Frame 1 (no input): blank canvas, image omitted
Frame 60 (no input): blank canvas, image omitted
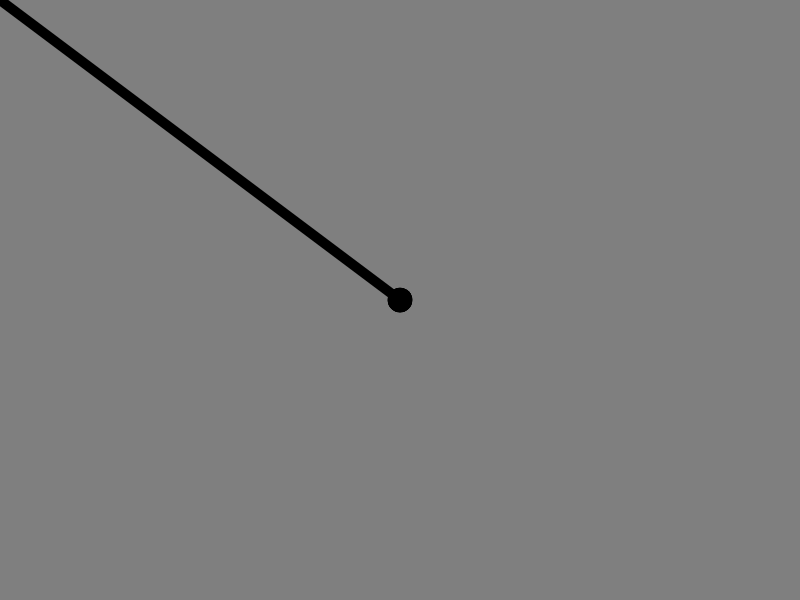
Frame 120 (the mouse pressed at the canvas centre since frame 60)

The p5.js sketch whose frames 1 and 60 were blank and that drew this single picture after the mouse press (run headless with seeded random() and noise() and a simulated clock; from frame 60 on, the mouse is pressed at the canvas centre):

// p5.js sketch
// ── sketch.js
//Yan Chak Daniel, Wan
//Drawing web
// hold left click to draw and right click to change color






let drawColor = 0;
let grow = 10;



function setup() 
{
  createCanvas(800, 600);
  background(127);
}

function draw() 
{
  if (mouseIsPressed && mouseButton===LEFT) {
    //background(120,120,120,0)
    stroke(drawColor);
    strokeWeight(grow)
    line(mouseX,mouseY,pmouseX,pmouseY);
    grow += 0.25
    
}



  
}


// right click to chage the color
function mousePressed(){

  if (mouseButton === RIGHT){
  
    drawColor = 255;}
}
 
